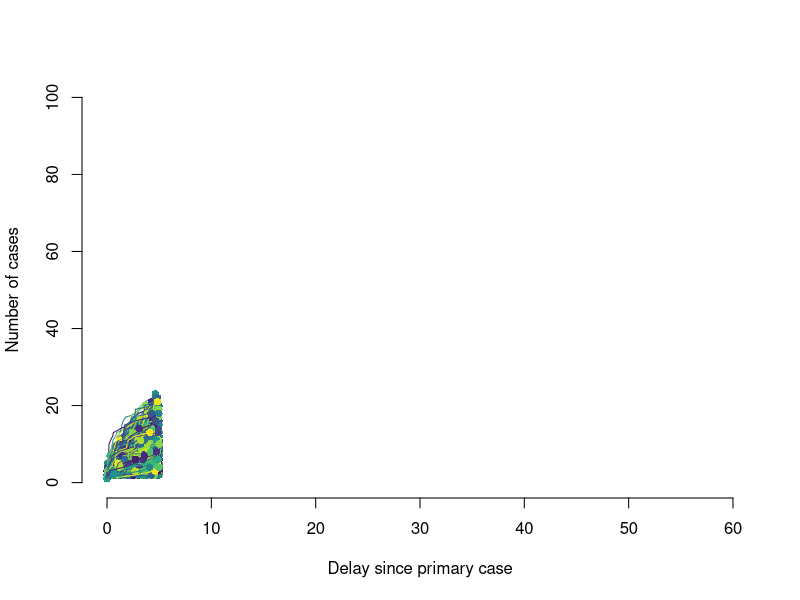
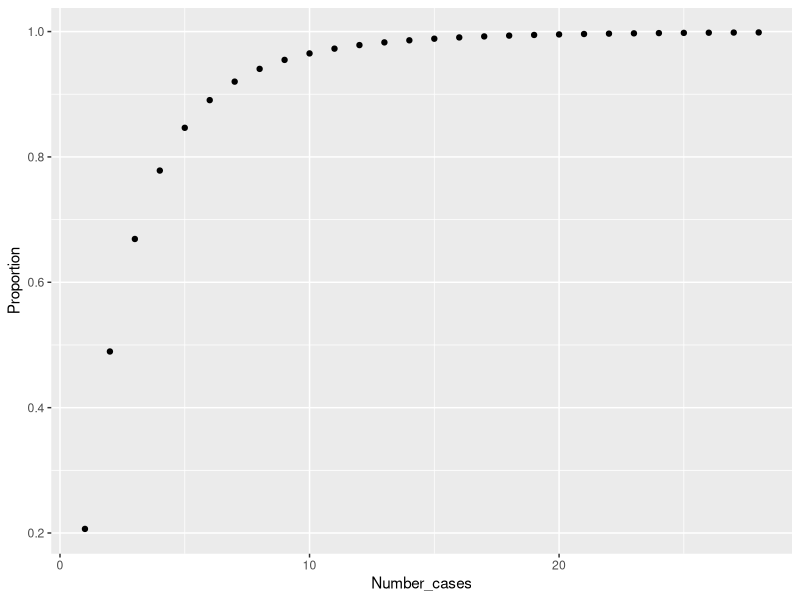
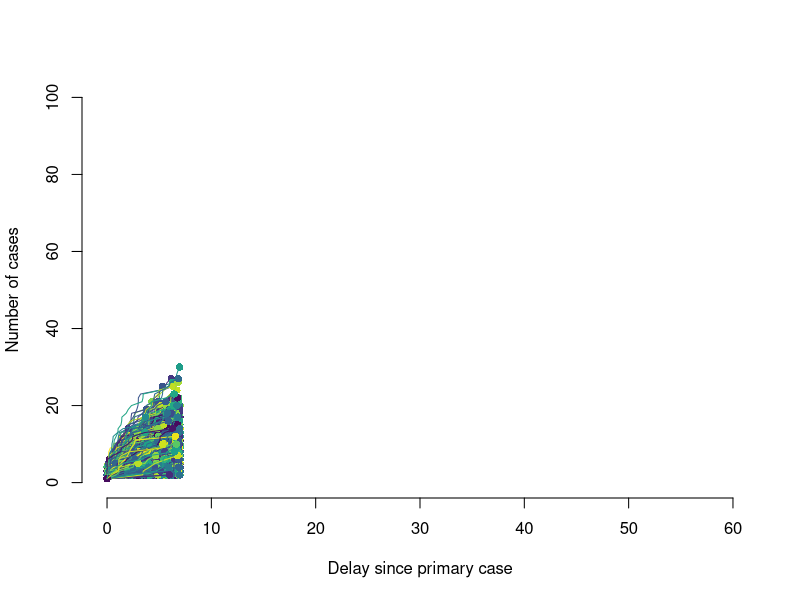
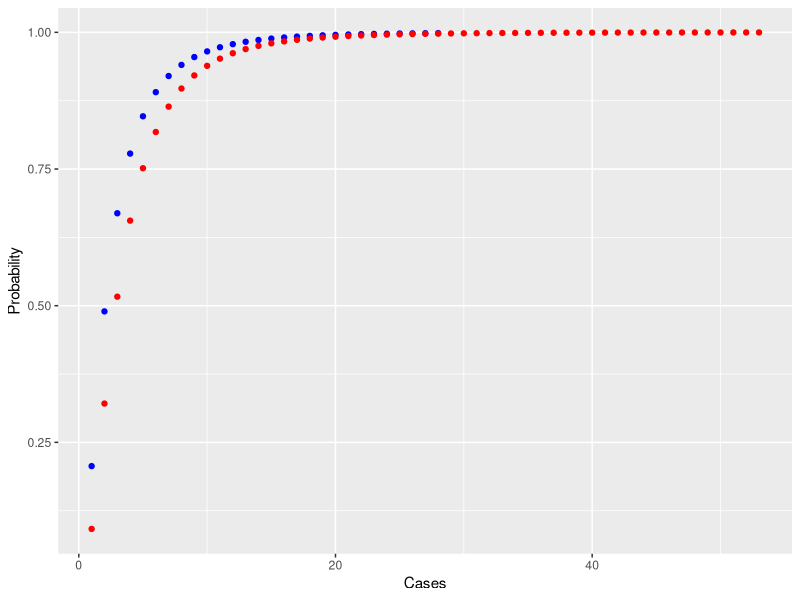
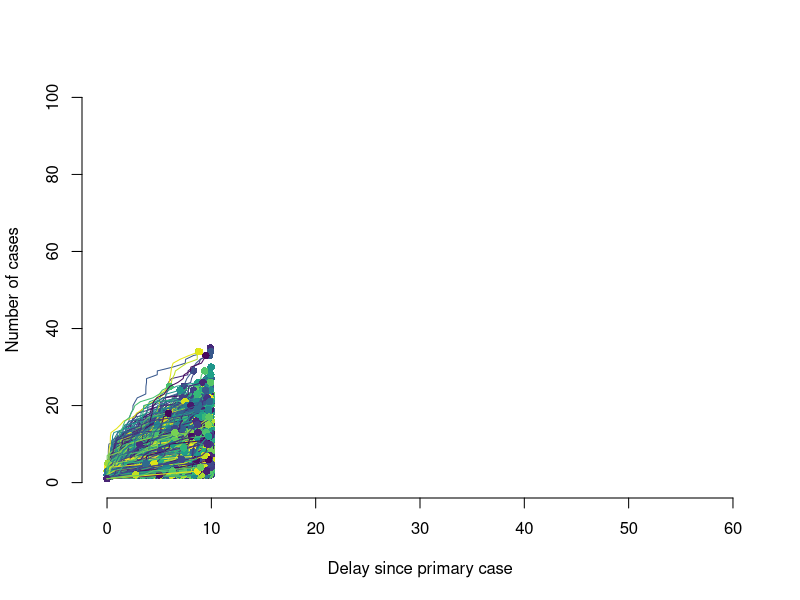
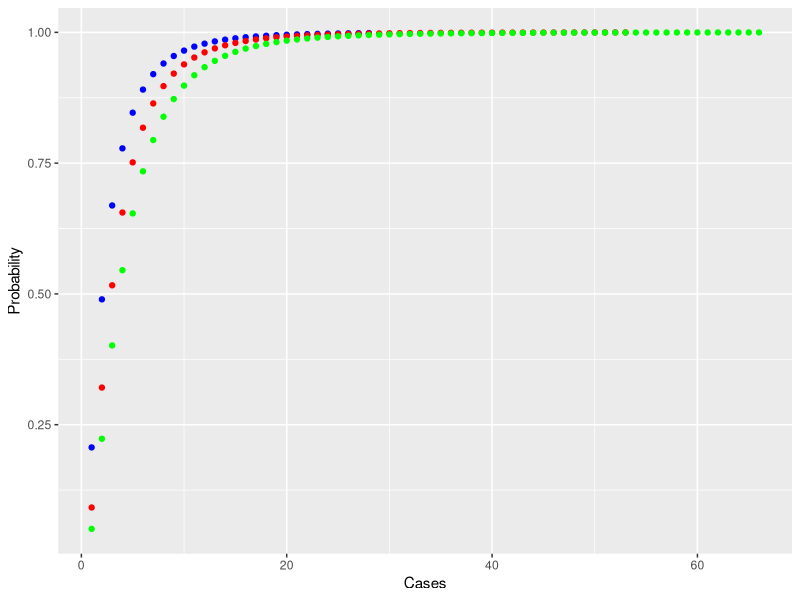
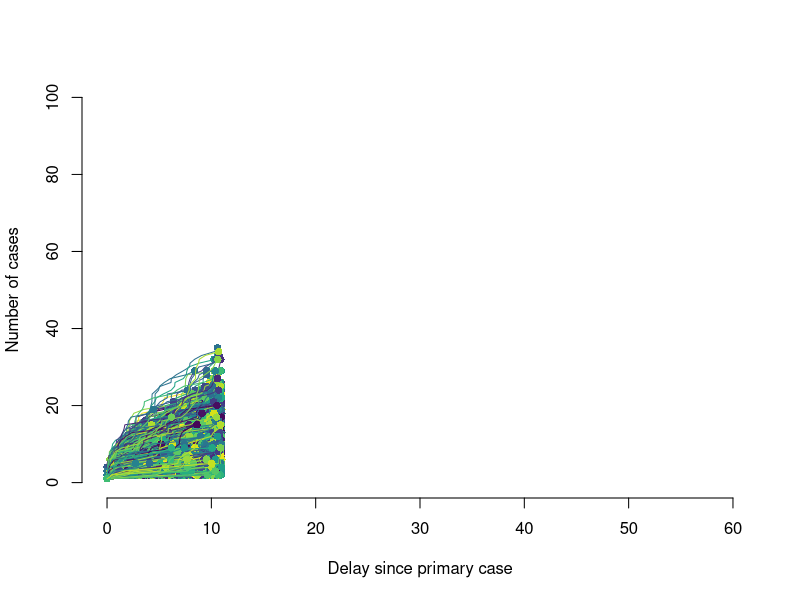
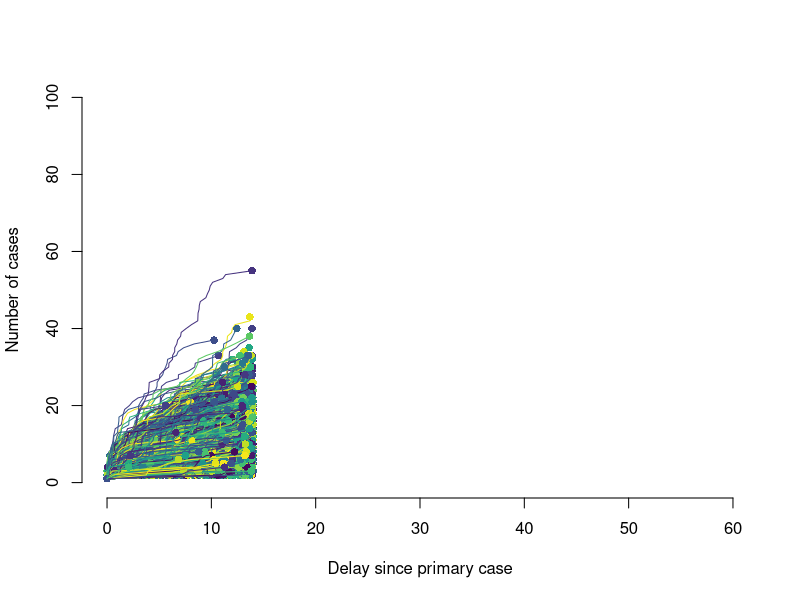

Recreate these plots in R, in order.
# This is code to replicate the branching model from my August 2020
# submission to BMC Medicine entitled Early detection of cholera 
# epidemics to support control in fragile and conflict-affected states: 
# estimated delays and potential impacts.
# Code developed by Ruwan Ratnayake, 
#based on Althaus et al 2015 (doi.org/10.1016/S1473-3099(15)70135-0)
# This code describes a stochastic branching process model for cholera
# during an early growth phase

library(fitdistrplus)
library(viridis)
library(ggplot2)

SI <- 5 # Kahn (2019): the serial interval for cholera was assumed to follow
SIrate <- 0.1 # a gamma distribution (rate = 0.1, shape = 0.5)
SIshape <- 0.5 # with a median serial interval of 5 days

R <- 2.5 # Effective reproduction number in early phase (From: Azman, 2015)
k <- 4.5 # Dispersion parameter k is set to 4.5 to effectively be negligible
        # as we don't expect super-spreading events
        # (Moore 2014; used range from 0.0039 to 22028)
cap_cases <- 1000

#Branching process model using single infected index case. Repeat
#for 3 seed cases
set.seed(645)
runs <- 10000
seed <- 1

## 1. Simulate outbreak trajectory for 5-day delay
plot(NA,xlim=c(0,60),ylim=c(0,100),xlab="Delay since primary case",
     ylab="Number of cases",frame=FALSE)
cols <- sample(viridis(runs))

total_cases <- integer(runs)

for(i in 1:runs) {
  cases <- seed
  t <- rep(0,seed)
  times <- t
  while(cases > 0) {
    secondary <- rnbinom(cases,size=k,mu=R)
    t.new <- numeric()
    for(j in 1:length(secondary)) {
      t.new <- c(t.new,t[j] + rgamma(secondary[j],shape=SIshape[1],
                                     scale=(1/SIrate)))
    }
    cases <- length(t.new) & cases<cap_cases
    t <- t.new
    times <- c(times[times<=5],t.new)
  }
  lines(sort(times),1:length(times),col=cols[i],lwd=1)
  points(max(times),length(times),col=cols[i],pch=16)
  total_cases[i] <-length(times)
}

print(total_cases.median <- median(total_cases))
print(total_cases.sd <- sd(total_cases))
print(total_cases.range <- range(total_cases))

#Transform into log scale
lsm=log(total_cases.median)-(1/2)*log((total_cases.sd/total_cases.median)^2+1)
lssd=sqrt(log((total_cases.sd/total_cases.median)^2+1))
plnorm(20, lsm, lssd)
#Graph
sample.range <-1:28
cases.dist <- plnorm(sample.range, lsm, lssd)
cases.df <- data.frame("Number_cases" = sample.range, "Proportion" = cases.dist)
ggplot(cases.df, aes(x = Number_cases, y = Proportion)) + geom_point()


## 2. Simulate outbreak trajectory for 7-day delay
plot(NA,xlim=c(0,60),ylim=c(0,100),xlab="Delay since primary case",
     ylab="Number of cases",frame=FALSE)
cols <- sample(viridis(runs))

total_cases_7 <- integer(runs)

for(i in 1:runs) {
  cases <- seed
  t <- rep(0,seed)
  times <- t
  while(cases > 0) {
    secondary <- rnbinom(cases,size=k,mu=R)
    t.new <- numeric()
    for(j in 1:length(secondary)) {
      t.new <- c(t.new,t[j] + rgamma(secondary[j],shape=SIshape[1],
                                     scale=(1/SIrate)))
    }
    cases <- length(t.new) & cases<cap_cases
    t <- t.new
    times <- c(times[times<=7],t.new)
  }
  lines(sort(times),1:length(times),col=cols[i],lwd=1)
  points(max(times),length(times),col=cols[i],pch=16)
  total_cases_7[i] <-length(times)
}

print(total_cases_7.median <- median(total_cases_7))
print(total_cases_7.sd <- sd(total_cases_7))
print(total_cases_7.range <- range(total_cases_7))

#Transform into log scale
lsm_7=log(total_cases_7.median)-(1/2)*log((total_cases_7.sd/total_cases_7.median)^2+1)
lssd_7=sqrt(log((total_cases_7.sd/total_cases_7.median)^2+1))
plnorm(20, lsm_7, lssd_7)
#Graph
sample.range_7 <-1:53
cases_7.dist <- plnorm(sample.range_7, lsm_7, lssd_7)
cases_7.df <- data.frame("Number_cases_7" = sample.range_7, "Proportion_7" = cases_7.dist)
A = cases.df
B = cases_7.df
p = ggplot() +
  geom_point(data=A, aes(x = Number_cases, y = Proportion), color="blue") +
  geom_point(data=B, aes(x = Number_cases_7, y = Proportion_7), color="red") +
  xlab('Cases') +
  ylab('Probability')
print(p)
  
  
## 3. Simulate outbreak trajectory for 10-day delay
plot(NA,xlim=c(0,60),ylim=c(0,100),xlab="Delay since primary case",
     ylab="Number of cases",frame=FALSE)
cols <- sample(viridis(runs))

total_cases_10 <- integer(runs)

for(i in 1:runs) {
  cases <- seed
  t <- rep(0,seed)
  times <- t
  while(cases > 0) {
    secondary <- rnbinom(cases,size=k,mu=R)
    t.new <- numeric()
    for(j in 1:length(secondary)) {
      t.new <- c(t.new,t[j] + rgamma(secondary[j],shape=SIshape[1],
                                     scale=(1/SIrate)))
    }
    cases <- length(t.new) & cases<cap_cases
    t <- t.new
    times <- c(times[times<=10],t.new)
  }
  lines(sort(times),1:length(times),col=cols[i],lwd=1)
  points(max(times),length(times),col=cols[i],pch=16)
  total_cases_10[i] <-length(times)
}

print(total_cases_10.median <- median(total_cases_10))
print(total_cases_10.sd <- sd(total_cases_10))
print(total_cases_10.range <- range(total_cases_10))

#Transform into log scale
lsm_10=log(total_cases_10.median)-(1/2)*log((total_cases_10.sd/total_cases_10.median)^2+1)
lssd_10=sqrt(log((total_cases_10.sd/total_cases_10.median)^2+1))
plnorm(20, lsm_10, lssd_10)
#Graph
sample.range_10 <-1:66
cases_10.dist <- plnorm(sample.range_10, lsm_10, lssd_10)
cases_10.df <- data.frame("Number_cases_10" = sample.range_10, "Proportion_10" = cases_10.dist)
A = cases.df
B = cases_7.df
C = cases_10.df

p = ggplot() +
  geom_point(data=A, aes(x = Number_cases, y = Proportion), color="blue") +
  geom_point(data=B, aes(x = Number_cases_7, y = Proportion_7), color="red") +
  geom_point(data=C, aes(x = Number_cases_10, y = Proportion_10), color="green") +
  xlab('Cases') +
  ylab('Probability')
print(p)

## 3.5 Simulate outbreak trajectory for 11-day delay
plot(NA,xlim=c(0,60),ylim=c(0,100),xlab="Delay since primary case",
     ylab="Number of cases",frame=FALSE)
cols <- sample(viridis(runs))

total_cases_11 <- integer(runs)

for(i in 1:runs) {
  cases <- seed
  t <- rep(0,seed)
  times <- t
  while(cases > 0) {
    secondary <- rnbinom(cases,size=k,mu=R)
    t.new <- numeric()
    for(j in 1:length(secondary)) {
      t.new <- c(t.new,t[j] + rgamma(secondary[j],shape=SIshape[1],
                                     scale=(1/SIrate)))
    }
    cases <- length(t.new) & cases<cap_cases
    t <- t.new
    times <- c(times[times<=11],t.new)
  }
  lines(sort(times),1:length(times),col=cols[i],lwd=1)
  points(max(times),length(times),col=cols[i],pch=16)
  total_cases_11[i] <-length(times)
}

print(total_cases_11.median <- median(total_cases_11))
print(total_cases_11.sd <- sd(total_cases_11))
print(total_cases_11.range <- range(total_cases_11))

#Transform into log scale
lsm_11=log(total_cases_11.median)-(1/2)*log((total_cases_11.sd/total_cases_11.median)^2+1)
lssd_11=sqrt(log((total_cases_11.sd/total_cases_11.median)^2+1))
plnorm(20, lsm_11, lssd_11)


## 4. Simulate outbreak trajectory for 14-day delay
plot(NA,xlim=c(0,60),ylim=c(0,100),xlab="Delay since primary case",
     ylab="Number of cases",frame=FALSE)
cols <- sample(viridis(runs))

total_cases_14 <- integer(runs)

for(i in 1:runs) {
  cases <- seed
  t <- rep(0,seed)
  times <- t
  while(cases > 0) {
    secondary <- rnbinom(cases,size=k,mu=R)
    t.new <- numeric()
    for(j in 1:length(secondary)) {
      t.new <- c(t.new,t[j] + rgamma(secondary[j],shape=SIshape[1],
                                     scale=(1/SIrate)))
    }
    cases <- length(t.new) & cases<cap_cases
    t <- t.new
    times <- c(times[times<=14],t.new)
  }
  lines(sort(times),1:length(times),col=cols[i],lwd=1)
  points(max(times),length(times),col=cols[i],pch=16)
  total_cases_14[i] <-length(times)
}

print(total_cases_14.median <- median(total_cases_14))
print(total_cases_14.sd <- sd(total_cases_14))
print(total_cases_14.range <- range(total_cases_14))

#Transform into log scale
lsm_14=log(total_cases_14.median)-(1/2)*log((total_cases_14.sd/total_cases_14.median)^2+1)
lssd_14=sqrt(log((total_cases_14.sd/total_cases_14.median)^2+1))
plnorm(20, lsm_14, lssd_14)
#Graph
sample.range_14 <-1:69
cases_14.dist <- plnorm(sample.range_14, lsm_14, lssd_14)
cases_14.df <- data.frame("Number_cases_14" = sample.range_14, "Proportion_14" = cases_14.dist)
A = cases.df
B = cases_7.df
C = cases_10.df
D = cases_14.df

p = ggplot() +
  geom_point(data=A, aes(x = Number_cases, y = Proportion), color="blue") +
  geom_point(data=B, aes(x = Number_cases_7, y = Proportion_7), color="red") +
  geom_point(data=C, aes(x = Number_cases_10, y = Proportion_10), color="green") +
  geom_point(data=D, aes(x = Number_cases_14, y = Proportion_14), color="orange") +
  xlab('Cases') +
  ylab('Probability')
print(p)


## 5. Simulate outbreak trajectory for 21-day delay
plot(NA,xlim=c(0,60),ylim=c(0,100),xlab="Delay since primary case",
     ylab="Number of cases",frame=FALSE)
cols <- sample(viridis(runs))

total_cases_21 <- integer(runs)

for(i in 1:runs) {
  cases <- seed
  t <- rep(0,seed)
  times <- t
  while(cases > 0) {
    secondary <- rnbinom(cases,size=k,mu=R)
    t.new <- numeric()
    for(j in 1:length(secondary)) {
      t.new <- c(t.new,t[j] + rgamma(secondary[j],shape=SIshape[1],
                                     scale=(1/SIrate)))
    }
    cases <- length(t.new) & cases<cap_cases
    t <- t.new
    times <- c(times[times<=21],t.new)
  }
  lines(sort(times),1:length(times),col=cols[i],lwd=1)
  points(max(times),length(times),col=cols[i],pch=16)
  total_cases_21[i] <-length(times)
}

print(total_cases_21.median <- median(total_cases_21))
print(total_cases_21.sd <- sd(total_cases_21))
print(total_cases_21.range <- range(total_cases_21))

#Transform into log scale
lsm_21=log(total_cases_21.median)-(1/2)*log((total_cases_21.sd/total_cases_21.median)^2+1)
lssd_21=sqrt(log((total_cases_21.sd/total_cases_21.median)^2+1))
plnorm(20, lsm_21, lssd_21)
#Graph
sample.range_21 <-1:95
cases_21.dist <- plnorm(sample.range_21, lsm_21, lssd_21)
cases_21.df <- data.frame("Number_cases_21" = sample.range_21, "Proportion_21" = cases_21.dist)
A = cases.df
B = cases_7.df
C = cases_10.df
D = cases_14.df
E = cases_21.df

p = ggplot() +
  geom_point(data=A, aes(x = Number_cases, y = Proportion), color="blue") +
  geom_point(data=B, aes(x = Number_cases_7, y = Proportion_7), color="red") +
  geom_point(data=C, aes(x = Number_cases_10, y = Proportion_10), color="green") +
  geom_point(data=D, aes(x = Number_cases_14, y = Proportion_14), color="orange") +
  geom_point(data=E, aes(x = Number_cases_21, y = Proportion_21), color="yellow") +
  xlab('Cases') +
  ylab('Probability')
print(p)


## 6. Simulate outbreak trajectory for 30-day delay
plot(NA,xlim=c(0,60),ylim=c(0,100),xlab="Delay since primary case",
     ylab="Number of cases",frame=FALSE)
cols <- sample(viridis(runs))

total_cases_30 <- integer(runs)

for(i in 1:runs) {
  cases <- seed
  t <- rep(0,seed)
  times <- t
  while(cases > 0) {
    secondary <- rnbinom(cases,size=k,mu=R)
    t.new <- numeric()
    for(j in 1:length(secondary)) {
      t.new <- c(t.new,t[j] + rgamma(secondary[j],shape=SIshape[1],
                                     scale=(1/SIrate)))
    }
    cases <- length(t.new) & cases<cap_cases
    t <- t.new
    times <- c(times[times<=30],t.new)
  }
  lines(sort(times),1:length(times),col=cols[i],lwd=1)
  points(max(times),length(times),col=cols[i],pch=16)
  total_cases_30[i] <-length(times)
}

print(total_cases_30.median <- median(total_cases_30))
print(total_cases_30.sd <- sd(total_cases_30))
print(total_cases_30.range <- range(total_cases_30))

#Transform into log scale
lsm_30=log(total_cases_30.median)-(1/2)*log((total_cases_30.sd/total_cases_30.median)^2+1)
lssd_30=sqrt(log((total_cases_30.sd/total_cases_30.median)^2+1))
plnorm(20, lsm_30, lssd_30)
#Graph
sample.range_30 <-1:139
cases_30.dist <- plnorm(sample.range_30, lsm_30, lssd_30)
cases_30.df <- data.frame("Number_cases_30" = sample.range_30, "Proportion_30" = cases_30.dist)
A = cases.df
B = cases_7.df
C = cases_10.df
D = cases_14.df
E = cases_21.df
G = cases_30.df

p = ggplot() +
  geom_point(data=A, aes(x = Number_cases,    y = Proportion,    group = 1, colour = '5-day') , size=0.5) +
  geom_point(data=C, aes(x = Number_cases_10, y = Proportion_10, group = 2, colour = '10-day'), size=0.5) +
  geom_point(data=D, aes(x = Number_cases_14, y = Proportion_14, group = 3, colour = '14-day'), size=0.5) +
  geom_point(data=G, aes(x = Number_cases_30, y = Proportion_30, group = 5, colour = '30-day'), size=0.5) +
  labs(x= "Simulated epidemic size",
       y= "Cumulative probability")+
  scale_color_manual(values=c("orange2", "orangered1", "orangered2",
                              "orangered3", "orange"))+
  scale_x_continuous(breaks=seq(0, 150, 10))+ 
  theme(legend.title=element_blank(),
  text = element_text(size=7))

p + theme(legend.position = "bottom")
